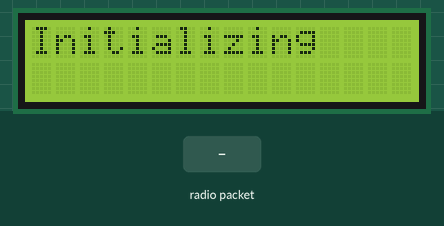
A sketch run on a simulated Arduino Uno, built with avr-gcc and run on an emulated ATmega328P. On the bench: 16×2 character LCD. The test bench sets the inputs (shaded band). No radio packets arrive unless stated; what the sketch prints to the serial monitor is not drawn.

Above: at 1.2 s.
1.3 s: radio packet "." arrives
At 2.5 s:
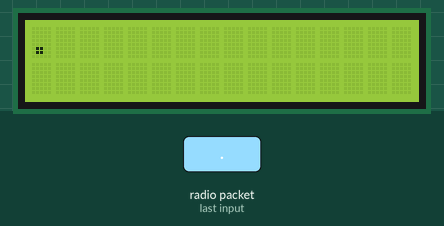
2.8 s: radio packet ":" arrives
At 4.1 s:
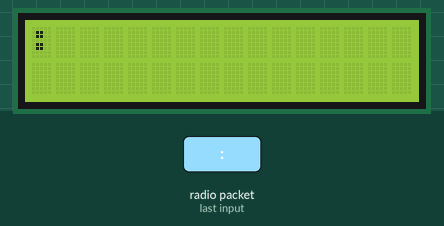
Timing chart, 0 to 5.8 s (numbered marks = the images above; inputs shaded):
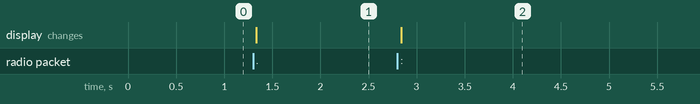

Measured:
- after the input at 1.3 s, the display: changes at once (image 1)
- after the input at 2.8 s, the display: changes at once (image 2)

The sketch:

receive_LCD.ino
```cpp
//from https://lastminuteengineers.com/nrf24l01-arduino-wireless-communication/
//Requires multiple SPIs
//http://www.learningaboutelectronics.com/Articles/Multiple-SPI-devices-to-an-arduino-microcontroller.php
//LCD Shield: https://www.jameco.com/z/DFR0009-DFRobot-DFRobot-LCD-Shield-for-Arduino_2144411.html including pinout
/*
  The circuit:
 * LCD RS pin to digital pin 12
 * LCD Enable pin to digital pin 11
 * LCD D4 pin to digital pin 5
 * LCD D5 pin to digital pin 4
 * LCD D6 pin to digital pin 3
 * LCD D7 pin to digital pin 2
 * LCD R/W pin to ground
 * LCD VSS pin to ground
 * LCD VCC pin to 5V
 * 10K resistor:
 * ends to +5V and ground
 * wiper to LCD VO pin (pin 3)
 Use logic converter with nRF24 since you are using arduino Uno
 */
//Include Libraries
#include <SPI.h>
#include <nRF24L01.h>
#include <RF24.h>
#include <LiquidCrystal.h>

// initialize the library by associating any needed LCD interface pin
// with the arduino pin number it is connected to
//const int rs = 12, en = 11, d4 = 5, d5 = 4, d6 = 3, d7 = 2;
const int rs = 8, en = 9, d4 = 4, d5 = 5, d6 = 6, d7 = 7;
LiquidCrystal lcd(rs, en, d4, d5, d6, d7);


//create an RF24 object
RF24 radio(3, 2);  // CE, CSN

//address through which two modules communicate.
const byte address[6] = "00001";

void setup()
{
  while (!Serial);
    Serial.begin(9600);

  radio.begin();

  //set the address
  radio.openReadingPipe(0, address);

  //Set module as receiver
  radio.startListening();
  lcd.begin(16, 2);
  // Print a message to the LCD.
  lcd.print("Initializing");
}

void loop()
{
  //Read the data if available in buffer
  if (radio.available())
  {
    lcd.clear();
    char text[32] = {0};
    radio.read(&text, sizeof(text)); //could potentially be an issue where multiple transmissions are picked up
    Serial.println(text);
    lcd.setCursor(0, 0);
     //print essentially the first 16 characters on the first row of the LCD display
   if (sizeof(text) > 15) //if it doesn't fit
   {
    bool DisplayFlag = false;
    byte colcounter = 0;
    for (byte i = 0; i < sizeof(text); i = i + 1) {
      if ((DisplayFlag == true) && ((isDigit(text[i]) == true) || (text[i] == '.')))//put only numbers (not garbage) on the bottom
      {
        lcd.setCursor(colcounter,1);
        lcd.print(text[i]);
        colcounter++;
      }
      else
      {
        lcd.setCursor(i,0);
        lcd.print(text[i]);
      }
      if (text[i] == ':')
      {
        DisplayFlag = true; //set it once and continue using it
      }
    }
    }
    else
   {
    lcd.print(text);
   }
  }

    delay(250);
  }
  //add some fancy ways to read and display code, or package it up beforehand
  //https://www.hacktronics.com/Tutorials/arduino-character-lcd-tutorial.html
  //SLOCK, MOSI, MISO all have same wiring. Should work for multiple. Look into CS/SS/CSN
```
